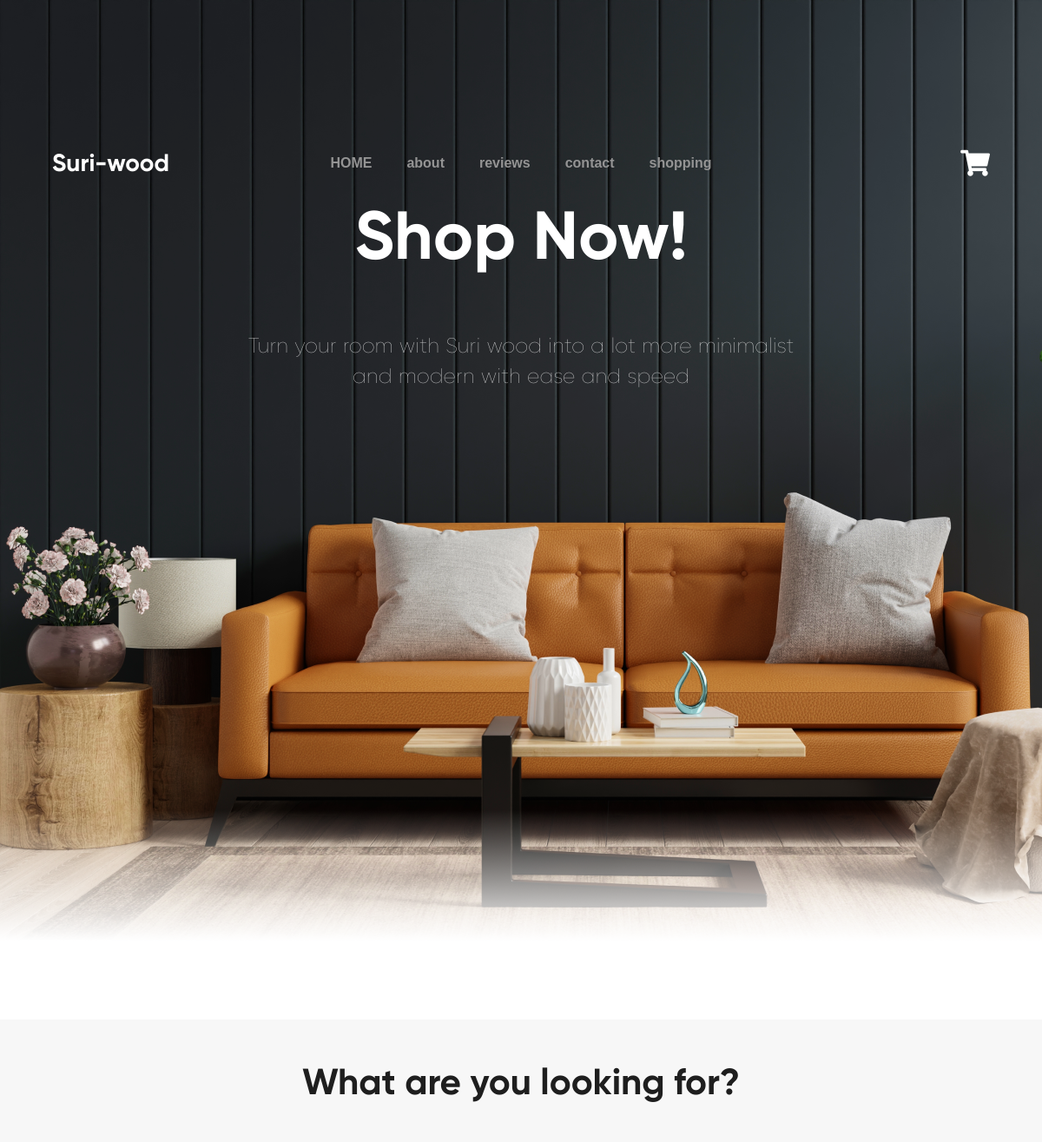
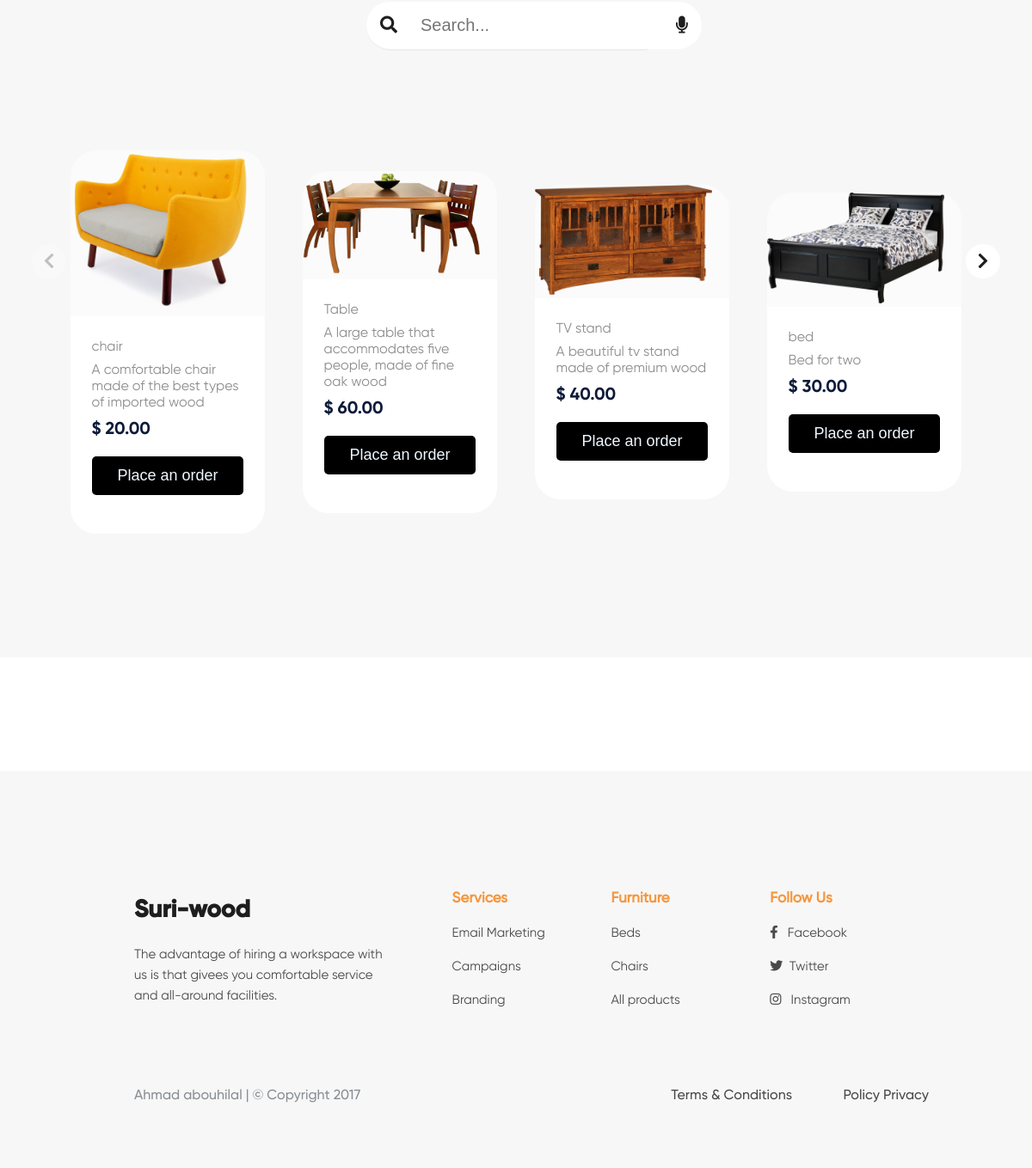
Screenshot of /products/ with the database file from the repository (2 pictures, top to bottom).
### ecommerce_app/models.py (models this page shows, shortened)
class Product(models.Model):
    name = models.CharField(max_length=191)
    price = models.DecimalField(max_digits=7, decimal_places=2)
    slug = models.SlugField()
    description = models.TextField()
    image = models.ImageField(upload_to='photos', blank=True)

### ecommerce_app/views.py (the view)
# urls.py: path('products/',views.products, name='products' ),
def products(request):
    if 'q' in request.GET:
        q = request.GET['q']
        multiple_q = Q(Q(name__icontains=q))
        product = Product.objects.filter(multiple_q)
    else:
        product = Product.objects.all()
    context = {
        'product': product
    }
    return render(request, 'ecommerce_app/products.html', context)

### ecommerce_app/cart.py (called while the page is built)
def _cart_id(request):
    if 'cart_id' not in request.session:
        request.session['cart_id'] = _generate_cart_id()
    return request.session['cart_id']

def _generate_cart_id():
    import string, random
    return ''.join([random.choice(string.ascii_letters + string.digits) for _ in range(50)])

def get_all_cart_items(request):
    return CartItem.objects.filter(cart_id = _cart_id(request))

def item_count(request):
    return get_all_cart_items(request).count()

### ecommerce_app/context_processor.py (called while the page is built)
def cart_item_count(request):
    item_count = cart.item_count(request)
    return {'cart_item_count' : item_count }

### ecommerce_app/templates/ecommerce_app/products.html (shortened to what this page needs)
{% extends 'ecommerce_app/base/base.html' %}
{% load static %}
{% block content %}
{% include 'ecommerce_app/partial/homesection.html' with title='Shop Now!' %}
    <section class="content" id="content" name="content">
        <div class="product-slider" id="product-slider">
            <div class="product-slider-title" id="product-slider-title">
                What are you looking for?
            </div>
            <div class="tabs" id="tabs">
         <div class="cont">
          <div class="search_box">
              <form class="frm">
                  <button class="bo" type="submit"><i class="fa fa-search" aria-hidden="true"></i></button>
                  <input  name="q" type="search" placeholder="Search...">
                  <button class="bo" type="submit"><i class="fa fa-microphone" aria-hidden="true"></i></button>
              </form>
           </div>
         </div>
            </div>
            <div class="glider-contain">
                <div class="glider">
                  {% for product in product %}
                    <div class="product-card" id="product-card">
                        <div class="product-img" id="product-img">
                          {% if product.image %}
                            <img src="{{ product.image.url }}" alt="">
                          {% endif %}
                        </div>
                        <div class="product-card-bottom" id="product-card-bottom">
                            <div class="category-title" id="category-title">
                              {{ product.name }}
                            </div>
                            <div class="category-title" id="category-title">
                              {{ product.description}}
                            </div>
                            <div class="product-title" id="product-title">
                              <span>$</span> {{ product.price }}
                            </div>
                            <div class="product-title" id="product-title">
                              <p><button class="cato"><a href="{% url 'product_detail' product.pk product.slug %}">Place an order</a></button></p>
                            </div>
                         </div>
                     </div>
                    {% endfor %}
                </div>
                <button aria-label="Previous" class="glider-prev">
                    <div class="circle-chevron" id="circle-chevron">
                        <i class="fa fa-chevron-left"></i>
                    </div>
                </button>
                <button aria-label="Next" class="glider-next">
                    <div class="circle-chevron" id="circle-chevron">
                        <i class="fa fa-chevron-right"></i>
                    </div>
                </button>
            </div>
        </div>
    </section>
    {% endblock content %}

### ecommerce_app/templates/ecommerce_app/base/base.html (shortened to what this page needs)
{% load static %}
<!DOCTYPE html>
<html lang="en">
<head>
    <link rel="stylesheet" href="{% static 'base/' %}/font-awesome-4.7.0/css/font-awesome.min.css">
    <link rel="stylesheet" href="{% static 'base/css/styles.css' %}">
    <link rel="stylesheet" href="{% static 'base/' %}/css/searchbar.css">
    <link rel="stylesheet" href="{% static 'base/' %}/css/products.css">
    <link rel="stylesheet" href="{% static 'base/' %}/webfontkit-gilroy/stylesheet.css">
    <link rel="stylesheet" href="{% static 'base/' %}/css/glider.css" type="text/css">
    <link rel="stylesheet" href="{% static 'base/' %}/css/owl.carousel.min.css">
    <link rel="stylesheet" href="{% static 'base/' %}/css/contact us style.css">
    <link rel="stylesheet" href="https://cdnjs.cloudflare.com/ajax/libs/font-awesome/5.15.1/css/all.min.css" />
    <link rel="stylesheet" href="https://cdn.jsdelivr.net/jquery.slick/1.6.0/slick.css">
    <link rel="stylesheet" href="{% static 'base/' %}/css/owl.theme.default.min.css">
</head>
<body>
<nav class="navbar">
    <div class="brand-title">Suri-wood</div>
    <div class="navbar-links">
        <nav>
            <a href="{% url 'index' %}">HOME</a>
            <a href="{% url 'about' %}">about</a>
            <a href="{% url 'reviews' %}">reviews</a>
            <a href="{% url 'contact' %}">contact</a>
            <a href="{% url 'products' %}">shopping</a>
        </nav>
    </div>
    <div><i class="fa fa-shopping-cart" aria-hidden="true"></i> </div>
</nav>
{% block content %}
{% endblock content %}
 <footer>
    <section>
        <div class="footer-bar" id="footer-bar">
            <div class="col1" id="logo-text">
                <h1>Suri-wood</h1>
                <p>The advantage of hiring a workspace with <br> us is that givees you comfortable service <br> and
                    all-around
                    facilities.
                </p>
            </div>
            <div class="col2" id="services">
                <h3 class="footer-orange">Services</h3>
                <p class="footer-text-list">Email Marketing</p>
                <p class="footer-text-list">Campaigns</p>
                <p class="footer-text-list">Branding</p>
            </div>
            <div class="col2" id="furnitures">
                <h3 class="footer-orange">Furniture</h3>
                <p class="footer-text-list">Beds</p>
                <p class="footer-text-list">Chairs</p>
                <p class="footer-text-list">All products</p>
            </div>
            <div class="col2" id="follow-us">
                <h3 class="footer-orange">Follow Us</h3>
                <p class="footer-text-list">
                    <span><i class="fab fa-facebook-f">&nbsp;&nbsp;</i></span>
                    <span>Facebook</span>
                </p>
                <p class="footer-text-list">
                    <span><i class="fab fa-twitter"></i>&nbsp;</span>
                    <span>Twitter</span>
                </p>
                <p class="footer-text-list">
                    <span><i class="fab fa-instagram"></i>&nbsp;&nbsp;</span>
                    <span>Instagram</span>
                </p>
            </div>
        </div>
        <div class="copyright" id="copyright">
            <div class="copy-text">
                Ahmad abouhilal | &copy; Copyright 2017
            </div>
            <div class="terms-text">
                Terms & Conditions &emsp; &emsp; &emsp; Policy Privacy
            </div>
        </div>
    </section>
</footer>
</body>
</html>

### ecommerce_app/templates/ecommerce_app/partial/homesection.html
{% load static %}
<home class="home" id="home">
  <section class="title" id="title">
       {{ title }}
    </section>
    <section class="subtitle" id="subtitle">
        Turn your room with Suri wood into a lot more minimalist <br> and modern with ease and speed
    </section>
</home>

### django_project/static/base/css/styles.css (style rules this page uses)
* { box-sizing: border-box; }
body { margin: 0; }
nav { position: absolute; top: 50%; right: 0; left: 0; width: 319px; display: table; margin: 0 auto; transform: translateY(-50%); }
nav a { position: relative; width: 33.333%; display: table-cell; text-align: center; color: #949494; text-decoration: none; font-family: Verdana, Geneva, Tahoma, sans-serif; font-weight: bold; padding: 10px 20px; transition: 0.2s ease color; }
.navbar { top: 7%; background-color: transparent; display: flex; width: 90%; margin: auto 5%; justify-content: space-between; overflow: hidden; align-items: center; position: absolute; }
.brand-title { font-size: 28px; color: #fff; font-family: 'gilroy-bold'; }
.fa-shopping-cart { color: #fff; font-size: 30px; }
.home { padding-top: 13.5%; overflow: hidden; display: block; width: 100%; height: 1084px; background: url(../images/Rectangle1441.png); background-size: cover; background-repeat: no-repeat; align-items: center; margin-bottom: 7%; }
.title { margin: 5% 14%; color: #fff; font-size: 78px; text-align: center; text-transform: capitalize; font-family: 'gilroy-bold'; }
.subtitle { margin: 1% 14%; color: #fff; font-size: 24px; text-align: center; font-family: 'gilroy-thin'; line-height: 35px; opacity: 0.8; }
.product-slider { margin-top: 90px; height: 906px; width: 100%; padding-left: 5%; padding-right: 5%; background-color: #F7F7F7; }
.product-slider-title { padding-top: 45px; padding-bottom: 45px; font-size: 42px; text-align: center; color: #1e1e1e; font-family: 'gilroy-bold'; }
.product-card { width: 270px; display: flex; flex-direction: column; margin: auto 1%; position: relative; }
.product-img { padding-right: 20px; background-color: rgba(255, 255, 255, 0.5); border-top-left-radius: 30px; border-top-right-radius: 30px; }
.product-card-bottom { background-color: #fff; padding: 25px 25px 25px 5px; border-bottom-left-radius: 30px; border-bottom-right-radius: 30px; }
.category-title { padding-left: 20px; color: #8D8D8D; font-size: 16px; font-family: 'gilroy-regular'; align-items: left; margin-bottom: 8px; }
.product-title { font-size: 20px; font-family: 'gilroy-bold'; align-items: left; padding-left: 20px; color: #0D1B39; margin-bottom: 8px; }
.circle-chevron { display: table; width: 40px; height: 40px; border-radius: 50%; background-color: white; padding: 0; }
.circle-chevron .fa { display: table-cell; vertical-align: middle; color: #1e1e1e; text-align: center; font-size: 20px; }
.tabs { margin: 0 auto 5% auto; width: 348px; height: 57px; background-color: #eeeeee; border-radius: 44px; }
footer { margin-top: 11%; height: 462px; background-color: #f7f7f7; padding: 10% 10% 3% 13%; }
.footer-bar { display: flex; }
.col1 { width: 40%; }
.col2 { width: 20%; }
.col1 h1 { font-size: 28px; font-family: 'gilroy-bold'; color: #1e1e1e; }
.col1 p { font-size: 15px; font-family: 'gilroy-regular'; line-height: 160%; color: #1e1e1e; opacity: 0.8; }
.footer-orange { font-size: 17px; color: #f6973f; font-family: 'gilroy-medium'; line-height: 22px; }
.col2 p { font-size: 15px; color: #1e1e1e; line-height: 160%; opacity: 0.8; font-family: 'gilroy-regular'; }
.col2 span { padding: 0; margin: 0; vertical-align: top; }
.copyright { font-family: 'gilroy-medium'; justify-content: space-between; display: flex; margin-top: 8%; }
.copy-text { color: #1E2833; opacity: 0.5; }
.terms-text { color: #1E1E1E; opacity: 0.8; }

### django_project/static/base/css/searchbar.css (style rules this page uses)
.cont { position: absolute; }
.search_box { border-radius: 40px; background-color: white; }
.frm { margin: 0; }
input[type="search"] { border:none; margin:15px 10px 15px 5px; font-size: 20px; outline: none; color:#1e1e1e; }
.search_box button i { font-size: 20px; margin: 0px 10px; color:#1e1e1e; }
.bo { background: transparent; border:none; outline: none; }

### django_project/static/base/css/products.css (style rules this page uses)
.cato { border: none; outline: 0; padding: 12px; color: white; background-color: #000; text-align: center; cursor: pointer; width: 100%; font-size: 18px; border-radius: 5px; }
a { text-decoration: none; color: aliceblue; }

### django_project/static/base/css/contact us style.css (style rules this page uses)
* { box-sizing: border-box; }

### rows the page displays
Product: image (picture), name "chair", description "A comfortable chair made of the best types of imported wood", price "20.00"
Product: image (picture), name "Table", description "A large table that accommodates five people, made of fine oak wood", price "60.00"
Product: image (picture), name "TV stand", description "A beautiful tv stand made of premium wood", price "40.00"
Product: image (picture), name "bed", description "Bed for two", price "30.00"

### other values shown
{{ title }} "Shop Now!"
